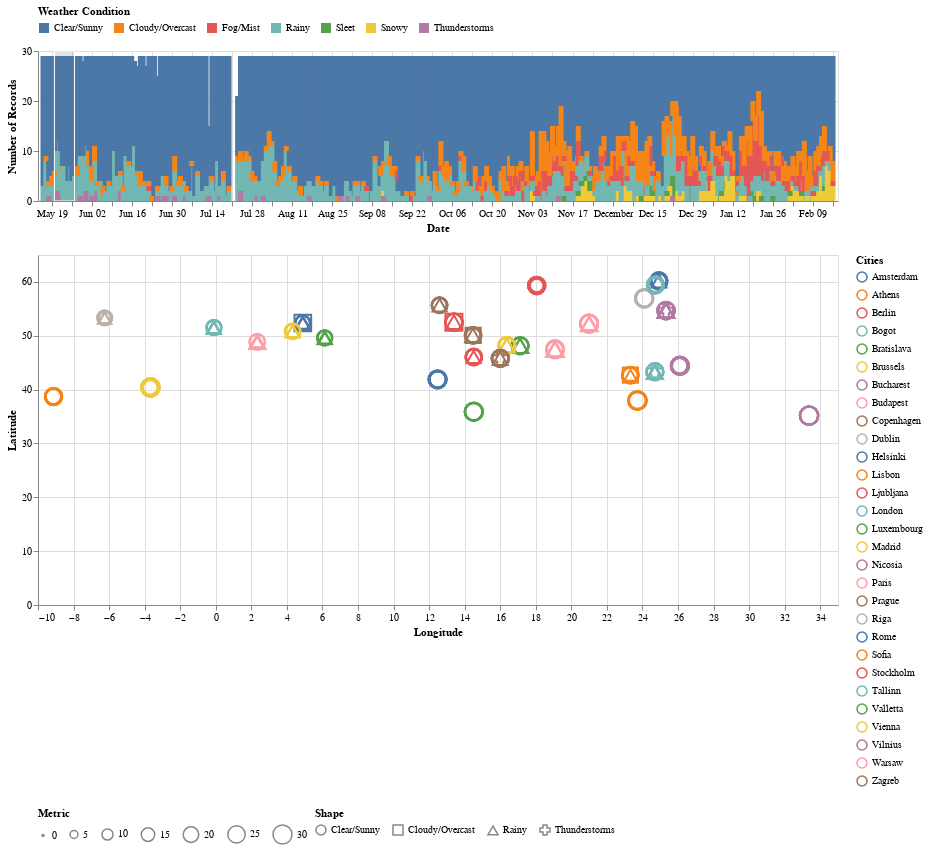

The notebook cell this image was saved under:
### Code cell
WIDTH, HEIGHT = 800, 500


date_range = (dt.date(2024, 5, 20), dt.date(2024, 5, 27))
date_selection = alt.selection_interval(
    encodings=['x'],
    value={'x': date_range}
)
dropdown = alt.binding_select(
    options=['temperature_celsius', 'humidity', 'air_quality_Ozone'],
    labels=['Temperature °C', 'Humidity %', 'Air Quality Ozone'],
    name='Metric '
)
size_param = alt.param(
    value='temperature_celsius',
    bind=dropdown
)
location_point = alt.selection_point(fields=['location_name'])
location_checkbox = alt.param(value=False, bind=alt.binding_checkbox(name='Select same locations'))
location_matches = alt.expr.test(location_point.location_name, alt.datum.location_name)
day_point = alt.selection_point(fields=['day'])
day_checkbox = alt.param(value=False, bind=alt.binding_checkbox(name='Select same days'))
day_matches = alt.expr.test(day_point.day, alt.datum.day)
week_point = alt.selection_point(fields=['week'])
week_checkbox = alt.param(value=False, bind=alt.binding_checkbox(name='Select same week #'))
week_matches = alt.expr.test(week_point.week, alt.datum.week)
month_point = alt.selection_point(fields=['month'])
month_checkbox = alt.param(value=False, bind=alt.binding_checkbox(name='Select same month'))
month_matches = alt.expr.test(month_point.month, alt.datum.month)


opacity = (
    alt.when((~location_checkbox & ~day_checkbox & ~week_checkbox & ~month_checkbox) | 
             (location_checkbox & location_matches) | 
             (day_checkbox & day_matches) |
             (week_checkbox & week_matches) |
             (month_checkbox & month_matches))
    .then(alt.value(1.0))
    .otherwise(alt.value(0.1))
)

scatter = alt.Chart(df).mark_point().encode(
    x=alt.X('longitude_jitter:Q', title='Longitude'),
    y=alt.Y('latitude_jitter:Q', title='Latitude'),
    shape=alt.Shape('condition:N', title='Shape', legend=alt.Legend(orient='bottom')),
    color=alt.Color('location_name:N', title='Cities', legend=alt.Legend(orient='right')),
    size=alt.Size('size:Q', title='Metric', legend=alt.Legend(orient='bottom')),
    opacity=opacity,
    tooltip=['location_name', 'condition', 'date', 'week', 'temperature_celsius', 'humidity', 'air_quality_Ozone',]
).transform_filter(
    date_selection
).add_params(
    size_param,
    location_point, location_checkbox,
    day_point, day_checkbox,
    week_point, week_checkbox,
    month_point, month_checkbox,
).transform_calculate(
    size=f'datum[{size_param.name}]',
    size_title=size_param.name,
).properties(
    width=WIDTH, height=0.7 * HEIGHT
).interactive()

timeline = alt.Chart(df).mark_bar().encode(
    x=alt.X('date:T', title='Date'),
    y=alt.Y('count():Q', title='Number of Records'),
    color=alt.Color('condition:N', title='Weather Condition', legend=alt.Legend(orient='top')),
    tooltip=['date:T', 'count():Q']
).add_params(
    date_selection
).properties(
    width=WIDTH,
    height=0.3 * HEIGHT
)

system2 = alt.vconcat(timeline, scatter).resolve_scale(
    color='independent',
)
system2

### Figure 1 — Vega-Lite specification as saved in the notebook (floating-point values rounded to 4 significant figures; data arrays with more than 128 entries replaced by an {"elided": "..."} marker saying what was removed)
{"config": {"view": {"continuousWidth": 300, "continuousHeight": 300}}, "vconcat": [{"mark": {"type": "bar"}, "encoding": {"color": {"field": "condition", "legend": {"orient": "top"}, "title": "Weather Condition", "type": "nominal"}, "tooltip": [{"field": "date", "type": "temporal"}, {"aggregate": "count", "type": "quantitative"}], "x": {"field": "date", "title": "Date", "type": "temporal"}, "y": {"aggregate": "count", "title": "Number of Records", "type": "quantitative"}}, "height": 150.0, "name": "view_7", "width": 800}, {"mark": {"type": "point"}, "encoding": {"color": {"field": "location_name", "legend": {"orient": "right"}, "title": "Cities", "type": "nominal"}, "opacity": {"condition": [{"test": "((((((((!param_23) && (!param_25)) && (!param_27)) && (!param_29)) || (param_23 && test(param_22.location_name,datum.location_name))) || (param_25 && test(param_24.day,datum.day))) || (param_27 && test(param_26.week,datum.week))) || (param_29 && test(param_28.month,datum.month)))", "value": 1.0}], "value": 0.1}, "shape": {"field": "condition", "legend": {"orient": "bottom"}, "title": "Shape", "type": "nominal"}, "size": {"field": "size", "legend": {"orient": "bottom"}, "title": "Metric", "type": "quantitative"}, "tooltip": [{"field": "location_name", "type": "nominal"}, {"field": "condition", "type": "nominal"}, {"field": "date", "type": "temporal"}, {"field": "week", "type": "quantitative"}, {"field": "temperature_celsius", "type": "quantitative"}, {"field": "humidity", "type": "quantitative"}, {"field": "air_quality_Ozone", "type": "quantitative"}], "x": {"field": "longitude_jitter", "title": "Longitude", "type": "quantitative"}, "y": {"field": "latitude_jitter", "title": "Latitude", "type": "quantitative"}}, "height": 350.0, "name": "view_8", "transform": [{"filter": {"param": "param_20"}}, {"calculate": "datum[param_21]", "as": "size"}, {"calculate": "param_21", "as": "size_title"}], "width": 800}], "data": {"name": "data-9e1cef75de77ac57306a55a0e042b019"}, "params": [{"name": "param_20", "select": {"type": "interval", "encodings": ["x"]}, "value": {"x": [{"year": 2024, "month": 5, "date": 20}, {"year": 2024, "month": 5, "date": 27}]}, "views": ["view_7"]}, {"name": "param_21", "bind": {"input": "select", "options": ["temperature_celsius", "humidity", "air_quality_Ozone"], "labels": ["Temperature °C", "Humidity %", "Air Quality Ozone"], "name": "Metric "}, "value": "temperature_celsius"}, {"name": "param_22", "select": {"type": "point", "fields": ["location_name"]}, "views": ["view_8"]}, {"name": "param_23", "bind": {"input": "checkbox", "name": "Select same locations"}, "value": false}, {"name": "param_24", "select": {"type": "point", "fields": ["day"]}, "views": ["view_8"]}, {"name": "param_25", "bind": {"input": "checkbox", "name": "Select same days"}, "value": false}, {"name": "param_26", "select": {"type": "point", "fields": ["week"]}, "views": ["view_8"]}, {"name": "param_27", "bind": {"input": "checkbox", "name": "Select same week #"}, "value": false}, {"name": "param_28", "select": {"type": "point", "fields": ["month"]}, "views": ["view_8"]}, {"name": "param_29", "bind": {"input": "checkbox", "name": "Select same month"}, "value": false}, {"name": "param_30", "select": {"type": "interval", "encodings": ["x", "y"]}, "bind": "scales", "views": ["view_8"]}], "resolve": {"scale": {"color": "independent"}}, "$schema": "https://vega.github.io/schema/vega-lite/v5.20.1.json", "datasets": {"data-9e1cef75de77ac57306a55a0e042b019": {"elided": "7943 records"}}}
